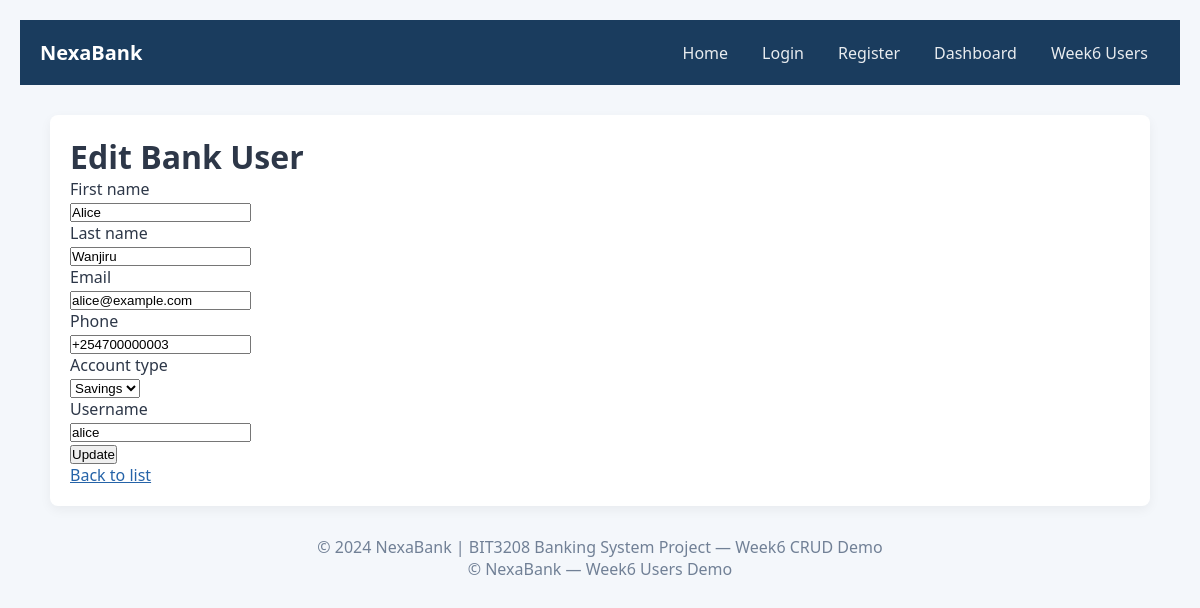
The page /edit.php?id=1 on the database its author committed.
### tables this page shows
CREATE TABLE IF NOT EXISTS `users` (
    id             INT PRIMARY KEY AUTO_INCREMENT,
    first_name     VARCHAR(100)   NOT NULL,
    last_name      VARCHAR(100)   NOT NULL,
    email          VARCHAR(150)   NOT NULL UNIQUE,
    phone          VARCHAR(20),
    account_type   ENUM('savings','current','fixed') DEFAULT 'savings',
    username       VARCHAR(100)   NOT NULL UNIQUE,
    password       VARCHAR(255)   NOT NULL,
    account_number VARCHAR(30)    NOT NULL UNIQUE,
    balance        DECIMAL(15,2)  DEFAULT 0.00,
    status         ENUM('active','suspended','closed') DEFAULT 'active',
    created_at     TIMESTAMP      DEFAULT CURRENT_TIMESTAMP,
    updated_at     TIMESTAMP      DEFAULT CURRENT_TIMESTAMP ON UPDATE CURRENT_TIMESTAMP
);

### edit.php (the view, shortened to what this page needs)
<?php
require_once __DIR__ . '/includes/db.php';
$id = (int)$_GET['id'];
if (get_class($conn) === 'mysqli' || (class_exists('mysqli') && $conn instanceof mysqli)) {
    $stmt = $conn->prepare("SELECT id, first_name, last_name, email, phone, account_type, username FROM users WHERE id = ? LIMIT 1");
    $stmt->bind_param('i', $id);
    $stmt->execute();
    $result = $stmt->get_result();
    $student = $result->fetch_assoc();
} else {
    $stmt = $conn->prepare("SELECT id, first_name, last_name, email, phone, account_type, username FROM users WHERE id = ? LIMIT 1");
    $stmt->execute([$id]);
    $student = $stmt->fetch(PDO::FETCH_ASSOC);
}
?>
<?php require_once __DIR__ . '/includes/header.php'; ?>
<main>
  <h1>Edit Bank User</h1>
  <form method="post" action="edit.php">
    <label>First name<br><input type="text" name="first_name" value="<?php echo htmlspecialchars($student['first_name']); ?>" required></label><br>
    <label>Last name<br><input type="text" name="last_name" value="<?php echo htmlspecialchars($student['last_name']); ?>" required></label><br>
    <label>Email<br><input type="email" name="email" value="<?php echo htmlspecialchars($student['email']); ?>" required></label><br>
    <label>Phone<br><input type="text" name="phone" value="<?php echo htmlspecialchars($student['phone'] ?? ''); ?>"></label><br>
    <label>Account type<br>
      <select name="account_type">
        <option value="savings" <?php echo ($student['account_type']=='savings')?'selected':''; ?>>Savings</option>
      </select>
    </label><br>
    <label>Username<br><input type="text" name="username" value="<?php echo htmlspecialchars($student['username']); ?>" required></label><br>
    <button type="submit">Update</button>
  </form>
  <p><a href="index.php">Back to list</a></p>
</main>
<?php require_once __DIR__ . '/includes/footer.php'; ?>

### css/style.css (style rules this page uses)
* { box-sizing: border-box; margin: 0; padding: 0; }
body { font-family: 'Segoe UI', Tahoma, Geneva, Verdana, sans-serif; background: #f4f7fb; color: #2d3748; padding: 20px; }
main { max-width:1100px; margin: 30px auto; background:#fff; padding:20px; border-radius:8px; box-shadow:0 4px 12px rgba(0,0,0,0.05); }
a { color: #2563a8; }

### rows shown on the page
users: first_name "Alice", last_name "Wanjiru", email "alice@example.com", phone "+254700000003", account_type "Savings", username "alice"
